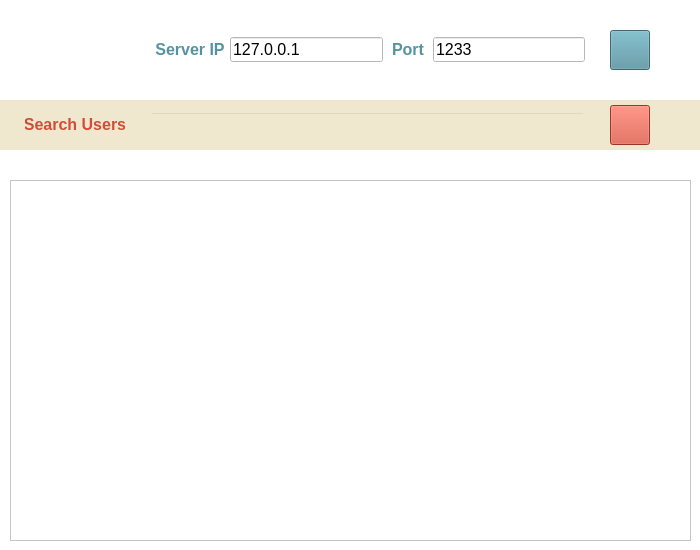
<?xml version="1.0" encoding="UTF-8"?>
<ui version="4.0">
 <class>MainWindow</class>
 <widget class="QMainWindow" name="MainWindow">
  <property name="geometry">
   <rect>
    <x>0</x>
    <y>0</y>
    <width>700</width>
    <height>550</height>
   </rect>
  </property>
  <property name="minimumSize">
   <size>
    <width>700</width>
    <height>550</height>
   </size>
  </property>
  <property name="maximumSize">
   <size>
    <width>700</width>
    <height>550</height>
   </size>
  </property>
  <property name="windowTitle">
   <string>MainWindow</string>
  </property>
  <property name="styleSheet">
   <string notr="true">QObject {
	background-color: rgb(255, 255, 255);
}</string>
  </property>
  <widget class="QWidget" name="centralwidget">
   <widget class="QFrame" name="frame_top">
    <property name="geometry">
     <rect>
      <x>0</x>
      <y>0</y>
      <width>700</width>
      <height>100</height>
     </rect>
    </property>
    <property name="minimumSize">
     <size>
      <width>0</width>
      <height>100</height>
     </size>
    </property>
    <property name="maximumSize">
     <size>
      <width>16777215</width>
      <height>100</height>
     </size>
    </property>
    <property name="styleSheet">
     <string notr="true"/>
    </property>
    <property name="frameShape">
     <enum>QFrame::NoFrame</enum>
    </property>
    <property name="frameShadow">
     <enum>QFrame::Sunken</enum>
    </property>
    <layout class="QHBoxLayout" name="horizontalLayout_8">
     <property name="spacing">
      <number>0</number>
     </property>
     <property name="leftMargin">
      <number>0</number>
     </property>
     <property name="topMargin">
      <number>0</number>
     </property>
     <property name="rightMargin">
      <number>0</number>
     </property>
     <property name="bottomMargin">
      <number>0</number>
     </property>
     <item>
      <spacer name="horizontalSpacer_2">
       <property name="orientation">
        <enum>Qt::Horizontal</enum>
       </property>
       <property name="sizeType">
        <enum>QSizePolicy::Fixed</enum>
       </property>
       <property name="sizeHint" stdset="0">
        <size>
         <width>25</width>
         <height>21</height>
        </size>
       </property>
      </spacer>
     </item>
     <item>
      <widget class="QPushButton" name="about_us_btn">
       <property name="minimumSize">
        <size>
         <width>100</width>
         <height>100</height>
        </size>
       </property>
       <property name="maximumSize">
        <size>
         <width>100</width>
         <height>100</height>
        </size>
       </property>
       <property name="cursor">
        <cursorShape>PointingHandCursor</cursorShape>
       </property>
       <property name="toolTip">
        <string>About Us</string>
       </property>
       <property name="styleSheet">
        <string notr="true"/>
       </property>
       <property name="text">
        <string notr="true"/>
       </property>
       <property name="icon">
        <iconset>
         <normaloff>Resources/phobo.png</normaloff>Resources/phobo.png</iconset>
       </property>
       <property name="iconSize">
        <size>
         <width>100</width>
         <height>100</height>
        </size>
       </property>
       <property name="checkable">
        <bool>false</bool>
       </property>
       <property name="flat">
        <bool>true</bool>
       </property>
      </widget>
     </item>
     <item>
      <spacer name="horizontalSpacer_3">
       <property name="orientation">
        <enum>Qt::Horizontal</enum>
       </property>
       <property name="sizeType">
        <enum>QSizePolicy::Fixed</enum>
       </property>
       <property name="sizeHint" stdset="0">
        <size>
         <width>25</width>
         <height>21</height>
        </size>
       </property>
      </spacer>
     </item>
     <item>
      <widget class="QLabel" name="label_1">
       <property name="minimumSize">
        <size>
         <width>80</width>
         <height>25</height>
        </size>
       </property>
       <property name="maximumSize">
        <size>
         <width>80</width>
         <height>25</height>
        </size>
       </property>
       <property name="font">
        <font>
         <pointsize>12</pointsize>
         <bold>true</bold>
        </font>
       </property>
       <property name="styleSheet">
        <string notr="true">color: rgb(85, 147, 161);</string>
       </property>
       <property name="text">
        <string>Server IP</string>
       </property>
       <property name="alignment">
        <set>Qt::AlignCenter</set>
       </property>
      </widget>
     </item>
     <item>
      <widget class="QLineEdit" name="host_inp">
       <property name="minimumSize">
        <size>
         <width>150</width>
         <height>25</height>
        </size>
       </property>
       <property name="maximumSize">
        <size>
         <width>16777215</width>
         <height>25</height>
        </size>
       </property>
       <property name="font">
        <font>
         <pointsize>12</pointsize>
        </font>
       </property>
       <property name="styleSheet">
        <string notr="true">QLineEdit {
	border-color: rgb(85, 147, 161);
}</string>
       </property>
       <property name="text">
        <string>127.0.0.1</string>
       </property>
      </widget>
     </item>
     <item>
      <widget class="QLabel" name="label_2">
       <property name="minimumSize">
        <size>
         <width>50</width>
         <height>25</height>
        </size>
       </property>
       <property name="maximumSize">
        <size>
         <width>50</width>
         <height>25</height>
        </size>
       </property>
       <property name="font">
        <font>
         <pointsize>12</pointsize>
         <bold>true</bold>
        </font>
       </property>
       <property name="styleSheet">
        <string notr="true">color: rgb(85, 147, 161);</string>
       </property>
       <property name="text">
        <string>Port</string>
       </property>
       <property name="alignment">
        <set>Qt::AlignCenter</set>
       </property>
      </widget>
     </item>
     <item>
      <widget class="QLineEdit" name="port_inp">
       <property name="minimumSize">
        <size>
         <width>100</width>
         <height>25</height>
        </size>
       </property>
       <property name="maximumSize">
        <size>
         <width>16777215</width>
         <height>25</height>
        </size>
       </property>
       <property name="font">
        <font>
         <pointsize>12</pointsize>
        </font>
       </property>
       <property name="text">
        <string>1233</string>
       </property>
      </widget>
     </item>
     <item>
      <spacer name="horizontalSpacer_4">
       <property name="orientation">
        <enum>Qt::Horizontal</enum>
       </property>
       <property name="sizeType">
        <enum>QSizePolicy::Fixed</enum>
       </property>
       <property name="sizeHint" stdset="0">
        <size>
         <width>25</width>
         <height>21</height>
        </size>
       </property>
      </spacer>
     </item>
     <item>
      <widget class="QPushButton" name="plug">
       <property name="minimumSize">
        <size>
         <width>40</width>
         <height>40</height>
        </size>
       </property>
       <property name="maximumSize">
        <size>
         <width>40</width>
         <height>40</height>
        </size>
       </property>
       <property name="cursor">
        <cursorShape>PointingHandCursor</cursorShape>
       </property>
       <property name="toolTip">
        <string>Connect</string>
       </property>
       <property name="styleSheet">
        <string notr="true">background-color: rgb(85, 147, 161);</string>
       </property>
       <property name="text">
        <string/>
       </property>
       <property name="icon">
        <iconset>
         <normaloff>Resources/plug.png</normaloff>Resources/plug.png</iconset>
       </property>
       <property name="iconSize">
        <size>
         <width>25</width>
         <height>25</height>
        </size>
       </property>
       <property name="flat">
        <bool>false</bool>
       </property>
      </widget>
     </item>
     <item>
      <spacer name="horizontalSpacer_1">
       <property name="orientation">
        <enum>Qt::Horizontal</enum>
       </property>
       <property name="sizeType">
        <enum>QSizePolicy::Fixed</enum>
       </property>
       <property name="sizeHint" stdset="0">
        <size>
         <width>50</width>
         <height>21</height>
        </size>
       </property>
      </spacer>
     </item>
    </layout>
   </widget>
   <widget class="QFrame" name="frame_mid">
    <property name="geometry">
     <rect>
      <x>0</x>
      <y>100</y>
      <width>700</width>
      <height>50</height>
     </rect>
    </property>
    <property name="minimumSize">
     <size>
      <width>0</width>
      <height>50</height>
     </size>
    </property>
    <property name="maximumSize">
     <size>
      <width>16777215</width>
      <height>50</height>
     </size>
    </property>
    <property name="styleSheet">
     <string notr="true">QFrame {
	background-color: rgb(239, 232, 206);
}</string>
    </property>
    <property name="frameShape">
     <enum>QFrame::NoFrame</enum>
    </property>
    <property name="frameShadow">
     <enum>QFrame::Sunken</enum>
    </property>
    <layout class="QHBoxLayout" name="horizontalLayout_10">
     <property name="spacing">
      <number>0</number>
     </property>
     <property name="leftMargin">
      <number>0</number>
     </property>
     <property name="topMargin">
      <number>0</number>
     </property>
     <property name="rightMargin">
      <number>0</number>
     </property>
     <property name="bottomMargin">
      <number>0</number>
     </property>
     <item>
      <spacer name="horizontalSpacer_7">
       <property name="orientation">
        <enum>Qt::Horizontal</enum>
       </property>
       <property name="sizeType">
        <enum>QSizePolicy::Fixed</enum>
       </property>
       <property name="sizeHint" stdset="0">
        <size>
         <width>25</width>
         <height>21</height>
        </size>
       </property>
      </spacer>
     </item>
     <item>
      <widget class="QLabel" name="label_3">
       <property name="minimumSize">
        <size>
         <width>100</width>
         <height>25</height>
        </size>
       </property>
       <property name="maximumSize">
        <size>
         <width>100</width>
         <height>25</height>
        </size>
       </property>
       <property name="font">
        <font>
         <pointsize>12</pointsize>
         <bold>true</bold>
        </font>
       </property>
       <property name="styleSheet">
        <string notr="true">color: rgb(212, 76, 57);</string>
       </property>
       <property name="text">
        <string>Search Users</string>
       </property>
       <property name="alignment">
        <set>Qt::AlignCenter</set>
       </property>
      </widget>
     </item>
     <item>
      <spacer name="horizontalSpacer_9">
       <property name="orientation">
        <enum>Qt::Horizontal</enum>
       </property>
       <property name="sizeType">
        <enum>QSizePolicy::Fixed</enum>
       </property>
       <property name="sizeHint" stdset="0">
        <size>
         <width>25</width>
         <height>21</height>
        </size>
       </property>
      </spacer>
     </item>
     <item>
      <widget class="QLineEdit" name="search_inp">
       <property name="minimumSize">
        <size>
         <width>150</width>
         <height>25</height>
        </size>
       </property>
       <property name="maximumSize">
        <size>
         <width>16777215</width>
         <height>25</height>
        </size>
       </property>
       <property name="font">
        <font>
         <pointsize>12</pointsize>
        </font>
       </property>
       <property name="toolTip">
        <string notr="true">&lt;html&gt;&lt;head/&gt;&lt;body&gt;&lt;p&gt;Enter an ID or '&lt;span style=&quot; color:#5500ff;&quot;&gt;@All&lt;/span&gt;'&lt;/p&gt;&lt;/body&gt;&lt;/html&gt;</string>
       </property>
       <property name="styleSheet">
        <string notr="true">background-color: rgba(0, 0, 0, 0);</string>
       </property>
       <property name="text">
        <string/>
       </property>
       <property name="maxLength">
        <number>20</number>
       </property>
       <property name="placeholderText">
        <string/>
       </property>
       <property name="clearButtonEnabled">
        <bool>false</bool>
       </property>
      </widget>
     </item>
     <item>
      <spacer name="horizontalSpacer_6">
       <property name="orientation">
        <enum>Qt::Horizontal</enum>
       </property>
       <property name="sizeType">
        <enum>QSizePolicy::Fixed</enum>
       </property>
       <property name="sizeHint" stdset="0">
        <size>
         <width>25</width>
         <height>21</height>
        </size>
       </property>
      </spacer>
     </item>
     <item>
      <widget class="QPushButton" name="search_btn">
       <property name="minimumSize">
        <size>
         <width>40</width>
         <height>40</height>
        </size>
       </property>
       <property name="maximumSize">
        <size>
         <width>40</width>
         <height>40</height>
        </size>
       </property>
       <property name="cursor">
        <cursorShape>PointingHandCursor</cursorShape>
       </property>
       <property name="toolTip">
        <string>Search</string>
       </property>
       <property name="styleSheet">
        <string notr="true">background-color: rgb(212, 76, 57);</string>
       </property>
       <property name="text">
        <string/>
       </property>
       <property name="icon">
        <iconset>
         <normaloff>Resources/search.png</normaloff>Resources/search.png</iconset>
       </property>
       <property name="iconSize">
        <size>
         <width>25</width>
         <height>25</height>
        </size>
       </property>
       <property name="flat">
        <bool>false</bool>
       </property>
      </widget>
     </item>
     <item>
      <spacer name="horizontalSpacer_8">
       <property name="orientation">
        <enum>Qt::Horizontal</enum>
       </property>
       <property name="sizeType">
        <enum>QSizePolicy::Fixed</enum>
       </property>
       <property name="sizeHint" stdset="0">
        <size>
         <width>50</width>
         <height>21</height>
        </size>
       </property>
      </spacer>
     </item>
    </layout>
   </widget>
   <widget class="QLabel" name="log">
    <property name="geometry">
     <rect>
      <x>150</x>
      <y>160</y>
      <width>431</width>
      <height>20</height>
     </rect>
    </property>
    <property name="font">
     <font>
      <pointsize>10</pointsize>
     </font>
    </property>
    <property name="text">
     <string/>
    </property>
   </widget>
   <widget class="QStackedWidget" name="pages">
    <property name="geometry">
     <rect>
      <x>10</x>
      <y>180</y>
      <width>681</width>
      <height>361</height>
     </rect>
    </property>
    <property name="styleSheet">
     <string notr="true"/>
    </property>
    <property name="currentIndex">
     <number>0</number>
    </property>
    <widget class="QWidget" name="search_page">
     <widget class="QScrollArea" name="scrollArea">
      <property name="geometry">
       <rect>
        <x>0</x>
        <y>0</y>
        <width>681</width>
        <height>361</height>
       </rect>
      </property>
      <property name="widgetResizable">
       <bool>true</bool>
      </property>
      <widget class="QWidget" name="scrollAreaWidgetContents">
       <property name="geometry">
        <rect>
         <x>0</x>
         <y>0</y>
         <width>679</width>
         <height>359</height>
        </rect>
       </property>
       <property name="styleSheet">
        <string notr="true">@QVBoxLayout {
border: none;

}</string>
       </property>
      </widget>
     </widget>
    </widget>
    <widget class="QWidget" name="info_page">
     <widget class="QLabel" name="label">
      <property name="geometry">
       <rect>
        <x>280</x>
        <y>30</y>
        <width>80</width>
        <height>20</height>
       </rect>
      </property>
      <property name="font">
       <font>
        <pointsize>12</pointsize>
        <bold>true</bold>
       </font>
      </property>
      <property name="styleSheet">
       <string notr="true">color: rgb(240, 162, 21);</string>
      </property>
      <property name="text">
       <string>ID</string>
      </property>
     </widget>
     <widget class="QLabel" name="label_4">
      <property name="geometry">
       <rect>
        <x>280</x>
        <y>80</y>
        <width>80</width>
        <height>20</height>
       </rect>
      </property>
      <property name="font">
       <font>
        <pointsize>12</pointsize>
        <bold>true</bold>
       </font>
      </property>
      <property name="styleSheet">
       <string notr="true">color: rgb(240, 162, 21);</string>
      </property>
      <property name="text">
       <string>Name</string>
      </property>
     </widget>
     <widget class="QLabel" name="label_5">
      <property name="geometry">
       <rect>
        <x>280</x>
        <y>130</y>
        <width>80</width>
        <height>20</height>
       </rect>
      </property>
      <property name="font">
       <font>
        <pointsize>12</pointsize>
        <bold>true</bold>
       </font>
      </property>
      <property name="styleSheet">
       <string notr="true">color: rgb(240, 162, 21);</string>
      </property>
      <property name="text">
       <string>Contact</string>
      </property>
     </widget>
     <widget class="QLabel" name="label_6">
      <property name="geometry">
       <rect>
        <x>310</x>
        <y>170</y>
        <width>25</width>
        <height>25</height>
       </rect>
      </property>
      <property name="styleSheet">
       <string notr="true"/>
      </property>
      <property name="text">
       <string/>
      </property>
      <property name="pixmap">
       <pixmap>Resources/phone.png</pixmap>
      </property>
      <property name="scaledContents">
       <bool>true</bool>
      </property>
     </widget>
     <widget class="QLabel" name="label_7">
      <property name="geometry">
       <rect>
        <x>310</x>
        <y>210</y>
        <width>25</width>
        <height>25</height>
       </rect>
      </property>
      <property name="styleSheet">
       <string notr="true">image: url(:/icons/Resources/mail.png);</string>
      </property>
      <property name="text">
       <string/>
      </property>
      <property name="pixmap">
       <pixmap>Resources/mail.png</pixmap>
      </property>
      <property name="scaledContents">
       <bool>true</bool>
      </property>
     </widget>
     <widget class="QLabel" name="big_picture_out">
      <property name="geometry">
       <rect>
        <x>30</x>
        <y>30</y>
        <width>200</width>
        <height>200</height>
       </rect>
      </property>
      <property name="styleSheet">
       <string notr="true">border-color: rgb(240, 162, 21);</string>
      </property>
      <property name="text">
       <string/>
      </property>
     </widget>
     <widget class="QLineEdit" name="ID_out">
      <property name="geometry">
       <rect>
        <x>370</x>
        <y>30</y>
        <width>300</width>
        <height>20</height>
       </rect>
      </property>
      <property name="font">
       <font>
        <pointsize>12</pointsize>
       </font>
      </property>
      <property name="styleSheet">
       <string notr="true">QLineEdit {
border: none;

}</string>
      </property>
      <property name="text">
       <string>010393995</string>
      </property>
      <property name="readOnly">
       <bool>true</bool>
      </property>
      <property name="placeholderText">
       <string/>
      </property>
      <property name="clearButtonEnabled">
       <bool>false</bool>
      </property>
     </widget>
     <widget class="QPushButton" name="plug_2">
      <property name="geometry">
       <rect>
        <x>610</x>
        <y>310</y>
        <width>40</width>
        <height>40</height>
       </rect>
      </property>
      <property name="minimumSize">
       <size>
        <width>40</width>
        <height>40</height>
       </size>
      </property>
      <property name="maximumSize">
       <size>
        <width>40</width>
        <height>40</height>
       </size>
      </property>
      <property name="cursor">
       <cursorShape>PointingHandCursor</cursorShape>
      </property>
      <property name="toolTip">
       <string/>
      </property>
      <property name="statusTip">
       <string>Back</string>
      </property>
      <property name="styleSheet">
       <string notr="true">background-color: rgb(240, 162, 21);</string>
      </property>
      <property name="text">
       <string/>
      </property>
      <property name="icon">
       <iconset>
        <normaloff>Resources/back.png</normaloff>Resources/back.png</iconset>
      </property>
      <property name="iconSize">
       <size>
        <width>25</width>
        <height>25</height>
       </size>
      </property>
      <property name="flat">
       <bool>false</bool>
      </property>
     </widget>
     <widget class="QLineEdit" name="name_out">
      <property name="geometry">
       <rect>
        <x>370</x>
        <y>80</y>
        <width>300</width>
        <height>20</height>
       </rect>
      </property>
      <property name="font">
       <font>
        <pointsize>12</pointsize>
       </font>
      </property>
      <property name="styleSheet">
       <string notr="true">QLineEdit {
border: none;

}</string>
      </property>
      <property name="text">
       <string>010393995</string>
      </property>
      <property name="readOnly">
       <bool>true</bool>
      </property>
      <property name="placeholderText">
       <string/>
      </property>
      <property name="clearButtonEnabled">
       <bool>false</bool>
      </property>
     </widget>
     <widget class="QLineEdit" name="phone_out">
      <property name="geometry">
       <rect>
        <x>370</x>
        <y>170</y>
        <width>300</width>
        <height>20</height>
       </rect>
      </property>
      <property name="font">
       <font>
        <pointsize>12</pointsize>
       </font>
      </property>
      <property name="styleSheet">
       <string notr="true">QLineEdit {
border: none;

}</string>
      </property>
      <property name="text">
       <string>010393995</string>
      </property>
      <property name="readOnly">
       <bool>true</bool>
      </property>
      <property name="placeholderText">
       <string/>
      </property>
      <property name="clearButtonEnabled">
       <bool>false</bool>
      </property>
     </widget>
     <widget class="QLineEdit" name="mail_out">
      <property name="geometry">
       <rect>
        <x>370</x>
        <y>210</y>
        <width>300</width>
        <height>20</height>
       </rect>
      </property>
      <property name="font">
       <font>
        <pointsize>12</pointsize>
       </font>
      </property>
      <property name="styleSheet">
       <string notr="true">QLineEdit {
border: none;

}</string>
      </property>
      <property name="text">
       <string>010393995</string>
      </property>
      <property name="readOnly">
       <bool>true</bool>
      </property>
      <property name="placeholderText">
       <string/>
      </property>
      <property name="clearButtonEnabled">
       <bool>false</bool>
      </property>
     </widget>
    </widget>
   </widget>
  </widget>
 </widget>
 <resources/>
 <connections/>
</ui>
